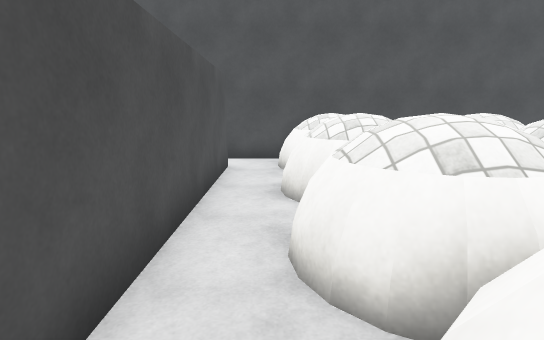
View 1 (above)

20 first-person views from a walk through a 3-D level made in the Unity game engine. The camera is 1.5 m above the floor, tilts 10° down and sees 80° across. The floor is counted in squares, 1 m on a side. Each view is taken from the middle of a square. On the plan, view 1 faces up. The plan holds only what a view shows up to about 15 squares ahead; the rest is blank. The place goes on beyond the plan. The player character is not drawn. Surface patterns are stand-ins for the level's own textures.

View 2
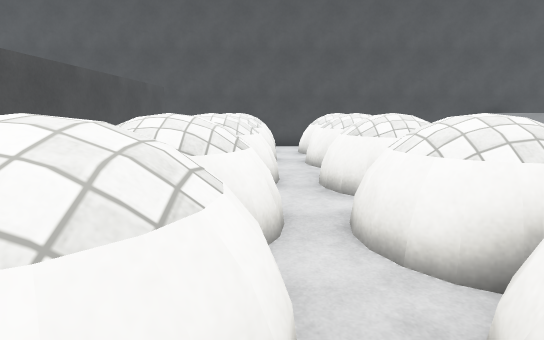

View 3
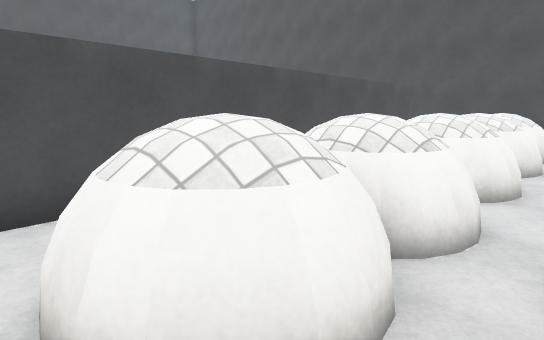

View 4
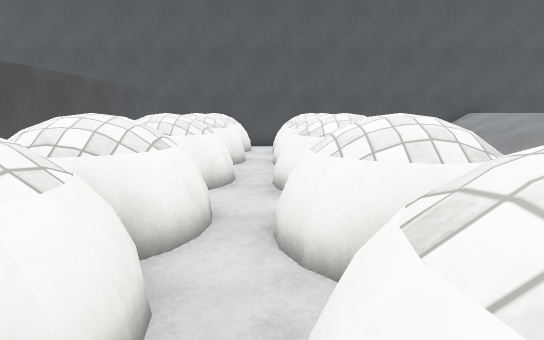

View 5
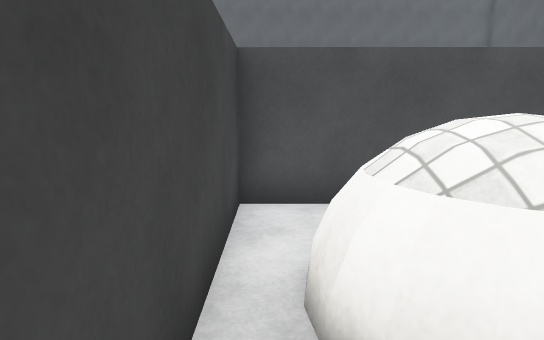

View 6
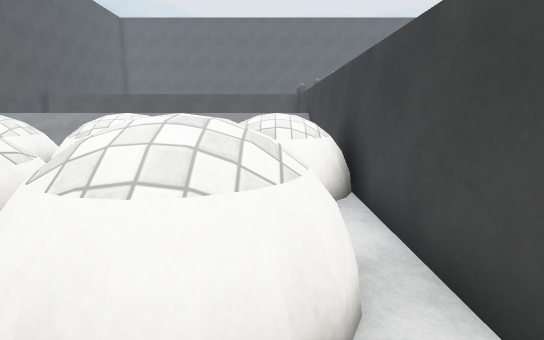

View 7
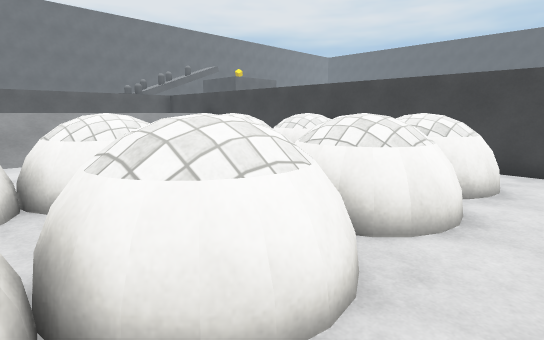

View 8
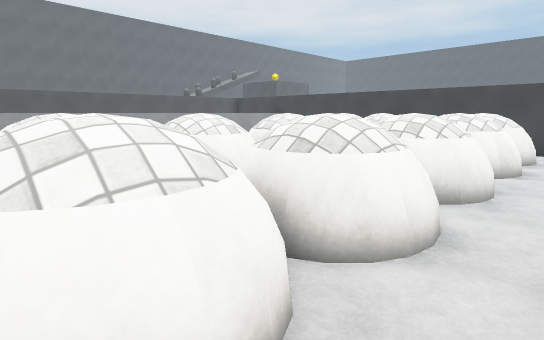

View 9
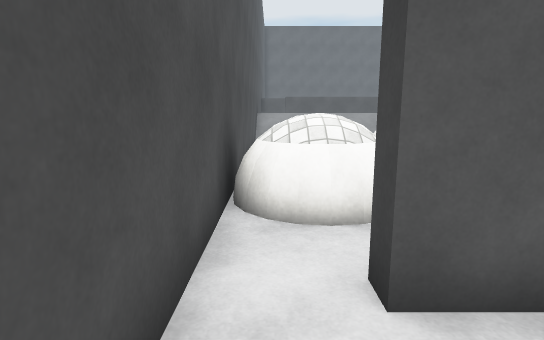

View 10
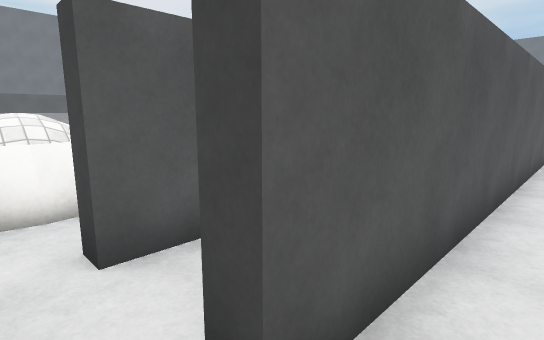

View 11
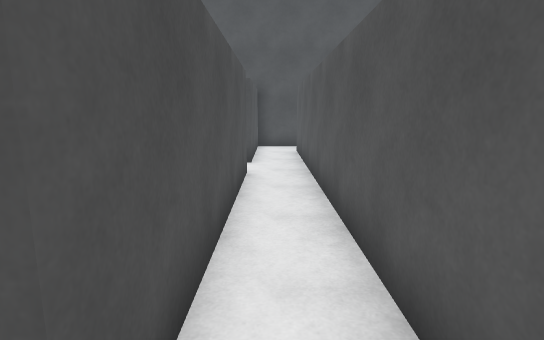

View 12
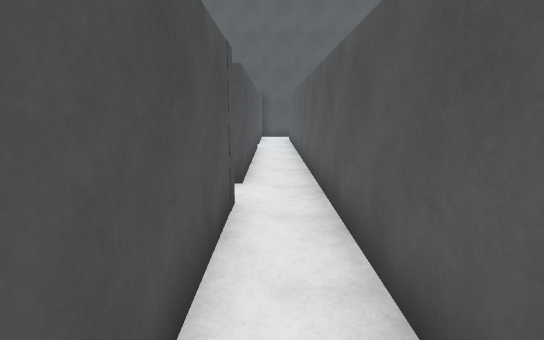

View 13
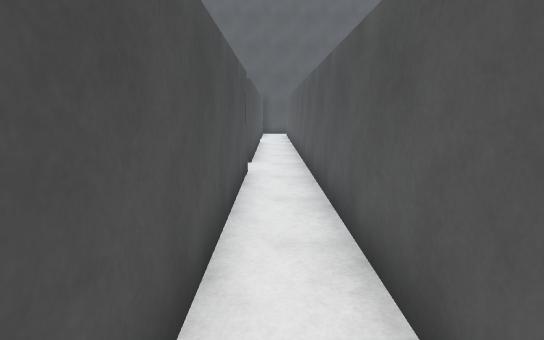

View 14
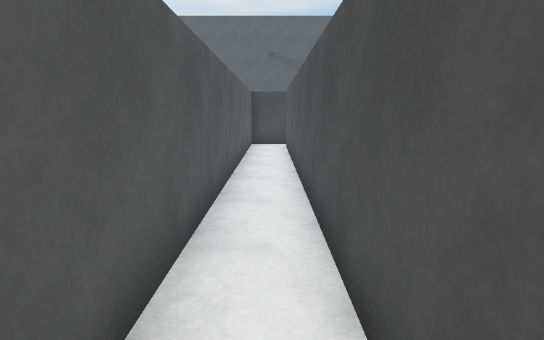

View 15
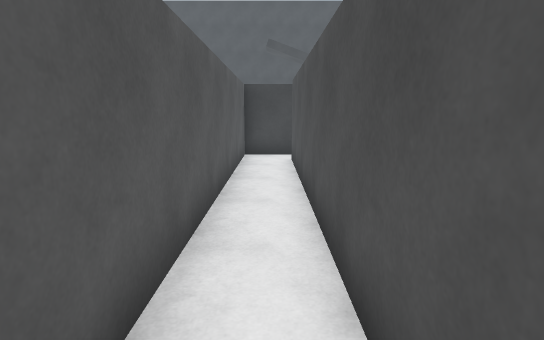

View 16
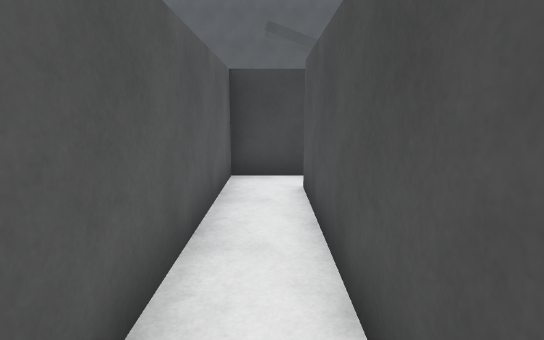

View 17
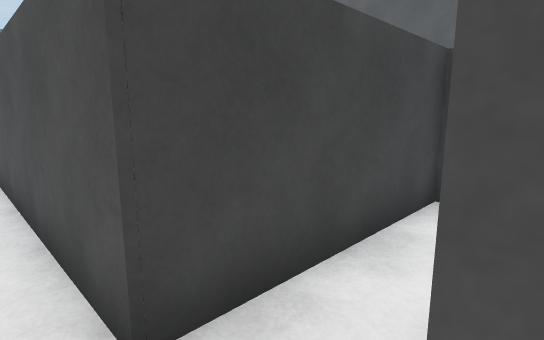

View 18
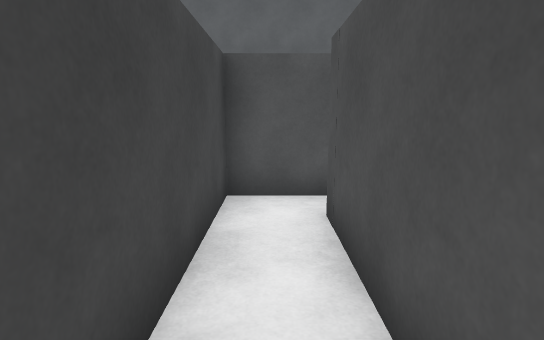

View 19
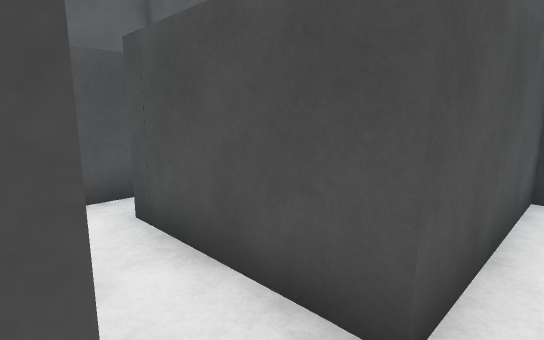

View 20
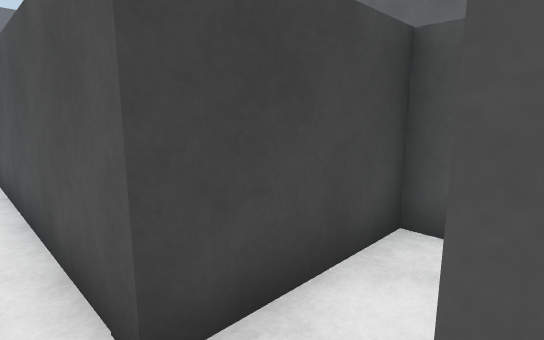

### Floor plan
Key: @ floor where view 1 was taken; # wall or solid block; x gap in a wall; . floor; = window, fence, low wall or low ledge; ^ raised ledge.
Columns run from 11 left of view 1 to 8 right of it. Each row starts with its distance up from view 1.
 11      ###############
 10      #......=^=#
  9      #.#.#..^^==^
  8      #.#.#..====^^
  7      #.# #..=^====
  6 #.####.# #..^^==^^
  5 #......# #..====^^
  4 ######.# #..=^=====
  3      #.# #..^^^=^^
  2      #.# #..====^^
  1      #.# #..^^===
  0      #.# #.@^^^=^^
 -1      #.# #..======
 -2      #.# #..^^^===
 -3      #.# #..^^x=^^
 -4   #....# #......=
 -5   ####.# ###########
 -6      #.#
 -7      #.#
 -8      #.#
 -9      #.#
-10      #.#
-11      #.#
-12      #.#
-13      #.#
-14      #.#
-15      #.#
-16      #.#
-17      #.#
-18      #.#
-19      #.#
-20      #.#
-21      #.#
-22      #.#
-23      ..#
-24      ###

Where each view was taken, in squares from view 1:
view 1: 0 up, 0 right, facing up
view 2: 4 down, 3 right, facing up
view 3: 4 down, 4 right, facing up-left
view 4: 4 down, 4 right, facing up
view 5: 4 down, 4 right, facing left
view 6: 3 down, 1 left, facing right
view 7: 5 up, 1 left, facing down-right
view 8: 10 up, 1 left, facing down-right
view 9: 10 up, 4 left, facing right
view 10: 10 up, 5 left, facing down-right
view 11: 4 down, 5 left, facing up
view 12: 10 down, 5 left, facing up
view 13: 13 down, 5 left, facing up
view 14: 8 down, 5 left, facing down
view 15: 12 down, 5 left, facing down
view 16: 16 down, 5 left, facing down
view 17: 6 up, 5 left, facing down-left
view 18: 5 up, 5 left, facing left
view 19: 4 up, 5 left, facing up-left
view 20: 3 down, 5 left, facing down-left
